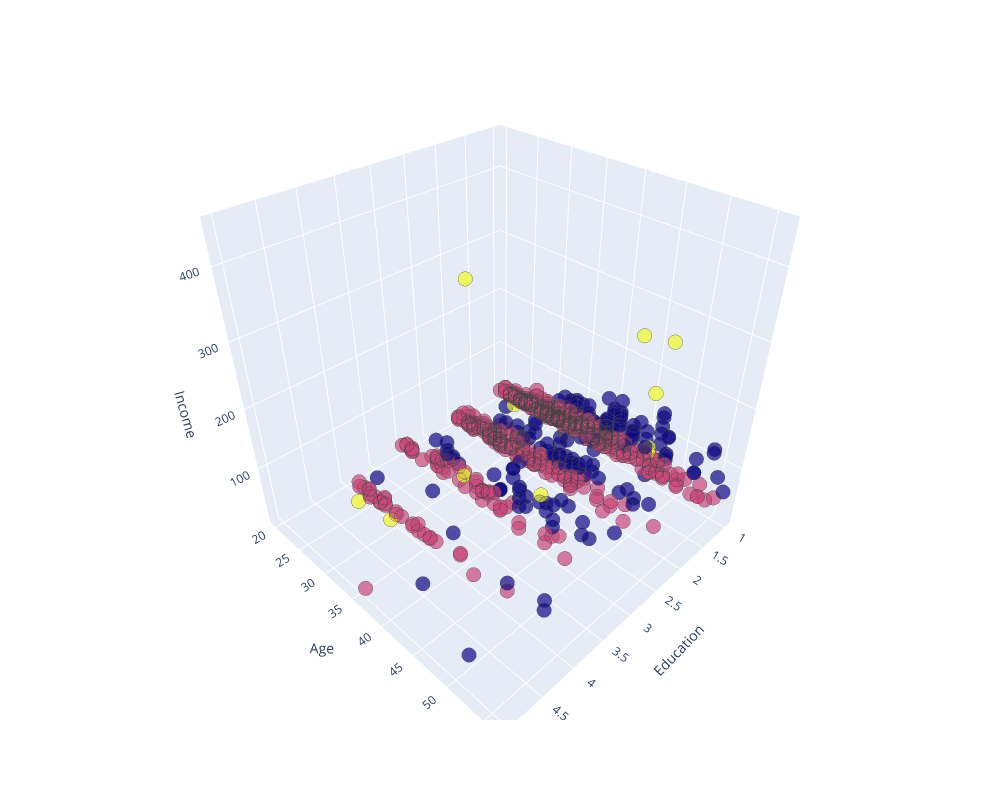

The notebook cell this image was saved under:
### Markdown cell above
We can also see this distribution in 3 dimensions for better understanding. Here, the education parameter will represent the third axis instead of the marker size.

### Code cell
# Create interactive 3D scatter plot
fig = px.scatter_3d(X, x=1, y=0, z=3, opacity=0.7, color=labels.astype(float))

fig.update_traces(marker=dict(size=5, line=dict(width=.25)), showlegend=False)
fig.update_layout(coloraxis_showscale=False, width=1000, height=800, scene=dict(
        xaxis=dict(title='Education'),
        yaxis=dict(title='Age'),
        zaxis=dict(title='Income')
    ))  # Remove color bar, resize plot

fig.show()

### Figure 1 — Plotly figure (JSON) as saved in the notebook; plotly's stock layout.template omitted (floating-point values rounded to 4 significant figures; data arrays with more than 128 entries replaced by an {"elided": "..."} marker saying what was removed)
{"data": [{"hovertemplate": "1=%{x}<br>0=%{y}<br>3=%{z}<br>color=%{marker.color}<extra></extra>", "legendgroup": "", "marker": {"color": {"elided": "700 float values"}, "coloraxis": "coloraxis", "line": {"width": 0.25}, "opacity": 0.7, "size": 5, "symbol": "circle"}, "mode": "markers", "name": "", "scene": "scene", "showlegend": false, "type": "scatter3d", "x": {"elided": "700 float values"}, "y": {"elided": "700 float values"}, "z": {"elided": "700 float values"}}], "layout": {"coloraxis": {"colorbar": {"title": {"text": "color"}}, "colorscale": [[0, "#0d0887"], [0.1111, "#46039f"], [0.2222, "#7201a8"], [0.3333, "#9c179e"], [0.4444, "#bd3786"], [0.5556, "#d8576b"], [0.6667, "#ed7953"], [0.7778, "#fb9f3a"], [0.8889, "#fdca26"], [1, "#f0f921"]], "showscale": false}, "height": 800, "legend": {"tracegroupgap": 0}, "margin": {"t": 60}, "scene": {"domain": {"x": [0, 1], "y": [0, 1]}, "xaxis": {"title": {"text": "Education"}}, "yaxis": {"title": {"text": "Age"}}, "zaxis": {"title": {"text": "Income"}}}, "width": 1000}}
